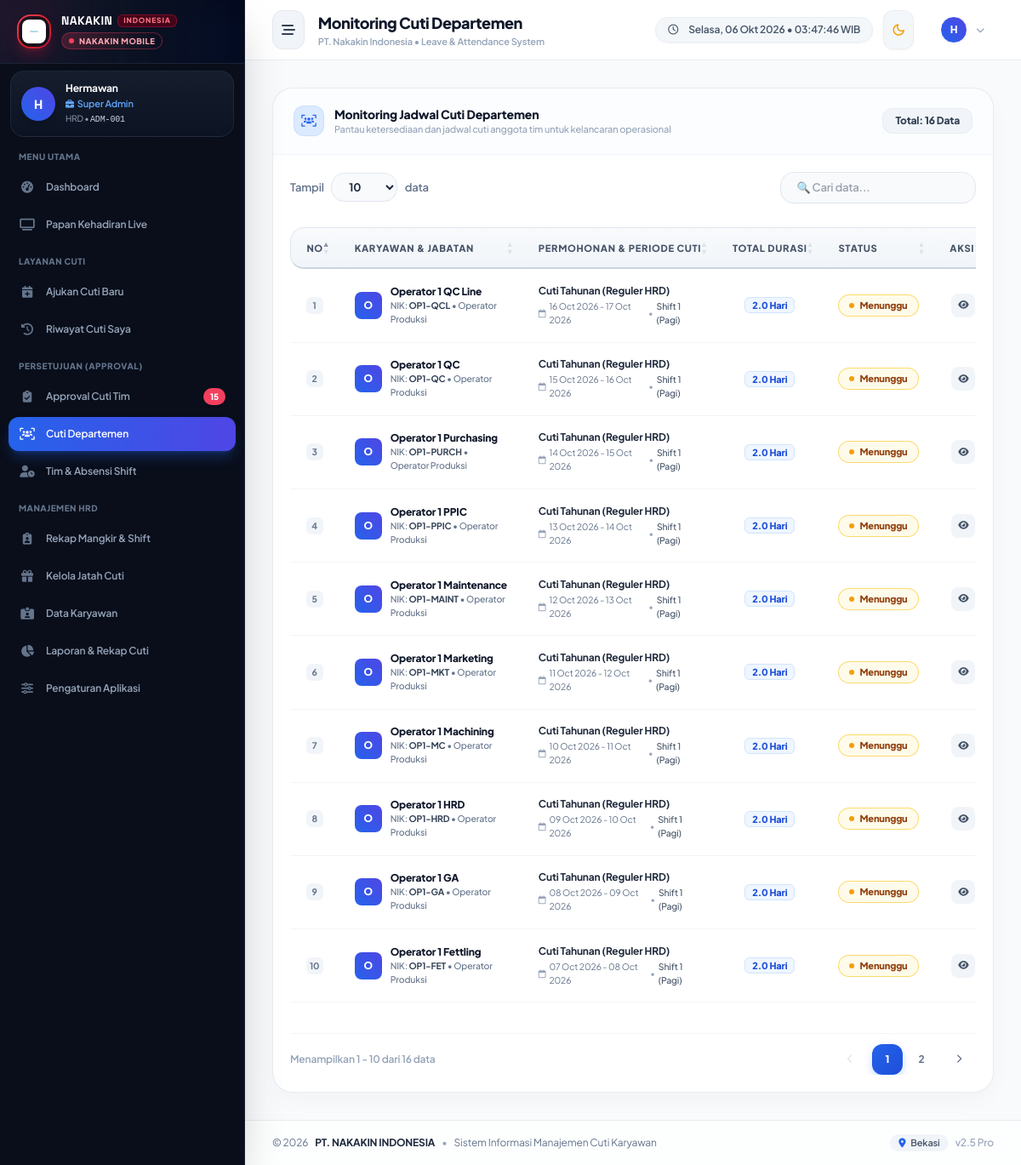
Before: /index.php?page=leaves-team (signed in) with the older database file.
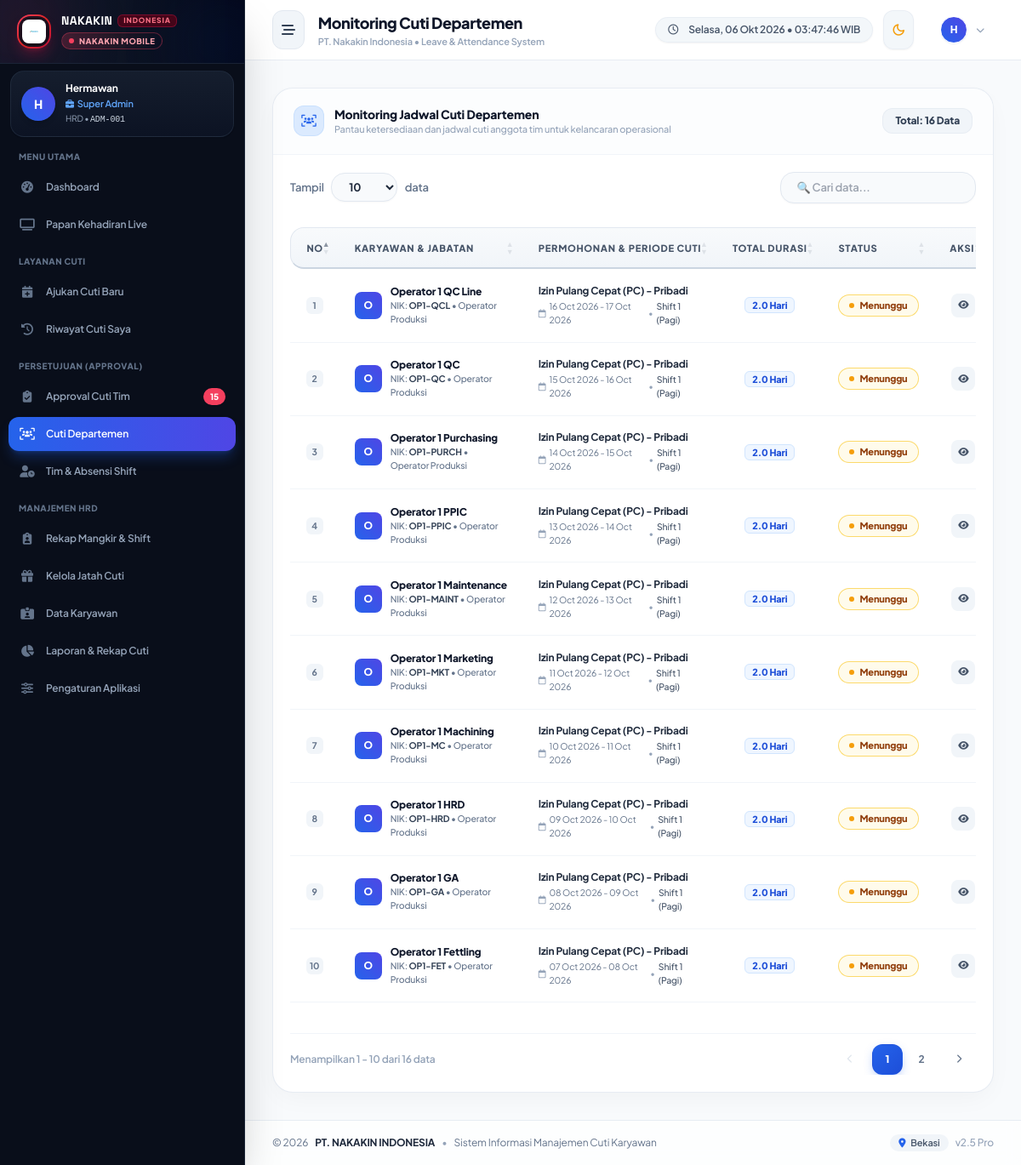
After: the same page with the newer database file.
### tables this page shows
CREATE TABLE `pengajuan_cuti` (
  `id` int NOT NULL AUTO_INCREMENT,
  `nomor_surat` varchar(60) NOT NULL,
  `employee_id` int NOT NULL,
  `leave_type_id` int NOT NULL,
  `shift` enum('Shift 1','Shift 1 (Pagi)','Shift 2 (Malam)','Shift 2 (Maju)','Non-Shift') NOT NULL DEFAULT 'Shift 1 (Pagi)',
  `tanggal_mulai` date NOT NULL,
  `tanggal_selesai` date NOT NULL,
  `jam_mulai` time DEFAULT NULL,
  `jam_selesai` time DEFAULT NULL,
  `total_hari` decimal(4,1) NOT NULL DEFAULT '1.0',
  `alasan` text NOT NULL,
  `alamat_selama_cuti` text,
  `kontak_darurat` varchar(50) DEFAULT NULL,
  `attachment` varchar(255) DEFAULT NULL,
  `status` enum('pending','approved','rejected','cancelled') NOT NULL DEFAULT 'pending',
  `approved_by` int DEFAULT NULL COMMENT 'ID User Atasan yang menyetujui/menolak',
  `approved_at` datetime DEFAULT NULL,
  `rejection_reason` text,
  `catatan_atasan` text,
  `created_at` datetime DEFAULT CURRENT_TIMESTAMP,
  `updated_at` datetime DEFAULT CURRENT_TIMESTAMP ON UPDATE CURRENT_TIMESTAMP,
  `approval_step` varchar(30) NOT NULL DEFAULT 'pending_spv' COMMENT 'pending_spv, pending_manager, pending_hrd, approved, rejected, cancelled',
  `spv_id` int DEFAULT NULL,
  `spv_at` datetime DEFAULT NULL,
  `spv_notes` text,
  `manager_id` int DEFAULT NULL,
  `manager_at` datetime DEFAULT NULL,
  `manager_notes` text,
  `hrd_id` int DEFAULT NULL,
  `hrd_at` datetime DEFAULT NULL,
  `hrd_notes` text,
  `notif_read` tinyint(1) NOT NULL DEFAULT '0',
  PRIMARY KEY (`id`),
  UNIQUE KEY `nomor_surat` (`nomor_surat`),
  KEY `employee_id` (`employee_id`),
  KEY `leave_type_id` (`leave_type_id`),
  KEY `approved_by` (`approved_by`),
  CONSTRAINT `pengajuan_cuti_ibfk_1` FOREIGN KEY (`employee_id`) REFERENCES `karyawan` (`id`) ON DELETE CASCADE,
  CONSTRAINT `pengajuan_cuti_ibfk_2` FOREIGN KEY (`leave_type_id`) REFERENCES `jenis_cuti` (`id`) ON DELETE CASCADE,
  CONSTRAINT `pengajuan_cuti_ibfk_3` FOREIGN KEY (`approved_by`) REFERENCES `karyawan` (`id`) ON DELETE SET NULL
);

CREATE TABLE `jenis_cuti` (
  `id` int NOT NULL AUTO_INCREMENT,
  `nama_cuti` varchar(100) NOT NULL,
  `kategori` varchar(50) NOT NULL DEFAULT 'Cuti Reguler',
  `kode` varchar(20) NOT NULL,
  `durasi_maksimal` varchar(50) DEFAULT '1 Hari',
  `deskripsi` text,
  `potong_kuota` tinyint(1) NOT NULL DEFAULT '0',
  `potong_gaji` tinyint(1) NOT NULL DEFAULT '0',
  `max_hari_default` int NOT NULL DEFAULT '12',
  `butuh_lampiran` tinyint(1) NOT NULL DEFAULT '0',
  `wewenang_approval` varchar(100) DEFAULT 'Leader & Spv Dept',
  `catatan_khusus` text,
  `created_at` datetime DEFAULT CURRENT_TIMESTAMP,
  PRIMARY KEY (`id`),
  UNIQUE KEY `kode` (`kode`)
);

CREATE TABLE `karyawan` (
  `id` int NOT NULL AUTO_INCREMENT,
  `nik` varchar(50) NOT NULL,
  `nama_lengkap` varchar(150) NOT NULL,
  `email` varchar(120) NOT NULL,
  `password` varchar(255) NOT NULL,
  `role` varchar(50) NOT NULL DEFAULT 'operator',
  `departemen_id` int NOT NULL,
  `jabatan_id` int NOT NULL,
  `current_shift` enum('Shift 1','Shift 1 (Pagi)','Shift 2 (Malam)','Shift 2 (Maju)') NOT NULL DEFAULT 'Shift 1 (Pagi)',
  `tanggal_masuk` date NOT NULL,
  `kuota_cuti` decimal(4,1) NOT NULL DEFAULT '12.0',
  `cuti_terpakai` decimal(4,1) NOT NULL DEFAULT '0.0',
  `sisa_cuti` decimal(4,1) NOT NULL DEFAULT '12.0',
  `jenis_kelamin` enum('Laki-laki','Perempuan') NOT NULL DEFAULT 'Laki-laki',
  `agama` varchar(50) NOT NULL DEFAULT 'Islam',
  `status_pernikahan` enum('Belum Menikah','Menikah','Duda','Janda') NOT NULL DEFAULT 'Belum Menikah',
  `no_hp` varchar(30) DEFAULT NULL,
  `alamat` text,
  `foto` varchar(255) DEFAULT NULL,
  `status_aktif` enum('Aktif','Non-Aktif') NOT NULL DEFAULT 'Aktif',
  `created_at` datetime DEFAULT CURRENT_TIMESTAMP,
  `updated_at` datetime DEFAULT CURRENT_TIMESTAMP ON UPDATE CURRENT_TIMESTAMP,
  PRIMARY KEY (`id`),
  UNIQUE KEY `nik` (`nik`),
  UNIQUE KEY `email` (`email`),
  KEY `departemen_id` (`departemen_id`),
  KEY `jabatan_id` (`jabatan_id`),
  CONSTRAINT `karyawan_ibfk_1` FOREIGN KEY (`departemen_id`) REFERENCES `departemen` (`id`) ON DELETE CASCADE,
  CONSTRAINT `karyawan_ibfk_2` FOREIGN KEY (`jabatan_id`) REFERENCES `jabatan` (`id`) ON DELETE CASCADE
);

CREATE TABLE `jabatan` (
  `id` int NOT NULL AUTO_INCREMENT,
  `nama_jabatan` varchar(100) NOT NULL,
  `level_hierarki` int NOT NULL DEFAULT '1' COMMENT '1: Operator, 2: Staff, 3: Leader, 4: Supervisor, 5: Assistant Manager, 6: Manager, 7: HRD Admin',
  `created_at` datetime DEFAULT CURRENT_TIMESTAMP,
  PRIMARY KEY (`id`)
);

### config/session.php (called while the page is built, shortened)
<?php
require_once __DIR__ . '/functions.php';
function getCurrentUser() {
    $pdo = getDbConnection();
    $stmt = $pdo->prepare("
        SELECT e.*, d.nama_dept, d.kode_dept, p.nama_jabatan, p.level_hierarki
        FROM karyawan e
        JOIN departemen d ON e.departemen_id = d.id
        JOIN jabatan p ON e.jabatan_id = p.id
        WHERE e.id = ? AND e.status_aktif = 'Aktif'
    ");
    $stmt->execute([$_SESSION['user_id']]);
    return $stmt->fetch();
}

### views/leaves/team.php (the view, shortened to what the changed rows need)
<?php
require_once __DIR__ . '/../layouts/header.php';
$userRole = strtolower($currentUser['role'] ?? '');
$userLevel = (int)($currentUser['level_hierarki'] ?? 1);
$isHRD = in_array($userRole, ['admin', 'superadmin', 'hrd']) || $userLevel >= 7;
$isManager = $userRole === 'manager' || ($userLevel >= 5 && $userLevel <= 6);
$pdo = getDbConnection();
$deptId = $currentUser['departemen_id'];
$sql = "
    SELECT lr.*,
           e.nik, e.nama_lengkap, e.tanggal_masuk,
           p.nama_jabatan,
           d.nama_dept,
           lt.nama_cuti,
           ap.nama_lengkap as nama_atasan
    FROM pengajuan_cuti lr
    JOIN karyawan e ON lr.employee_id = e.id
    JOIN departemen d ON e.departemen_id = d.id
    JOIN jabatan p ON e.jabatan_id = p.id
    JOIN jenis_cuti lt ON lr.leave_type_id = lt.id
    LEFT JOIN karyawan ap ON lr.approved_by = ap.id
";
if ($isHRD || $isManager) {
    $sql .= " ORDER BY lr.tanggal_mulai DESC";
    $stmt = $pdo->query($sql);
} else {
    $sql .= " WHERE e.departemen_id = ? ORDER BY lr.tanggal_mulai DESC";
    $stmt = $pdo->prepare($sql);
    $stmt->execute([$deptId]);
}
$teamLeaves = $stmt->fetchAll();
?>
<div class="space-y-6">
    <div class="bg-white rounded-3xl border border-slate-200/80 shadow-[0_10px_30px_-5px_rgba(0,0,0,0.04)] overflow-hidden">
        <div class="p-3 sm:p-5">
            <div class="overflow-x-auto">
                <table class="w-full text-left text-xs datatable">
                    <thead>
                        <tr>
                            <th class="text-center w-8">No</th>
                            <th>Karyawan & Jabatan</th>
                            <th>Permohonan & Periode Cuti</th>
                            <th class="text-center">Total Durasi</th>
                            <th class="text-center">Status</th>
                            <th class="text-right pr-4">Aksi</th>
                        </tr>
                    </thead>
                    <tbody>
                        <?php $no = 1; foreach ($teamLeaves as $leave):
                            $tglMulaiFormatted = date('d M Y', strtotime($leave['tanggal_mulai']));
                            $tglSelesaiFormatted = date('d M Y', strtotime($leave['tanggal_selesai']));
                            $periodeText = ($leave['tanggal_mulai'] === $leave['tanggal_selesai']) ? $tglMulaiFormatted : "$tglMulaiFormatted - $tglSelesaiFormatted";
                            $durasiText = ($leave['total_hari'] == 0.5) ? '0.5 Hari' : $leave['total_hari'] . ' Hari';
                        ?>
                            <tr class="hover:bg-slate-50/60 transition">
                                <td class="text-center py-2.5">
                                    <span class="w-5 h-5 rounded-md bg-slate-100 inline-flex items-center justify-center text-[10.5px] text-slate-500 font-bold">
                                        <?= $no++ ?>
                                    </span>
                                </td>
                                <td class="py-2.5">
                                    <div class="flex items-center gap-2.5">
                                        <div class="w-8 h-8 rounded-lg bg-gradient-to-tr from-blue-600 to-indigo-600 text-white font-black text-xs flex items-center justify-center flex-shrink-0 shadow-2xs">
                                            <?= strtoupper(substr($leave['nama_lengkap'], 0, 1)) ?>
                                        </div>
                                        <div class="min-w-0">
                                            <div class="font-extrabold text-slate-900 text-xs truncate max-w-[170px]"><?= htmlspecialchars($leave['nama_lengkap']) ?></div>
                                            <div class="text-[10.5px] text-slate-500 font-medium">
                                                NIK: <strong class="text-slate-700"><?= htmlspecialchars($leave['nik']) ?></strong> &bull; <?= htmlspecialchars($leave['nama_jabatan']) ?>
                                            </div>
                                        </div>
                                    </div>
                                </td>
                                <td class="py-2.5">
                                    <div class="space-y-0.5">
                                        <div class="font-bold text-slate-800 text-xs"><?= htmlspecialchars($leave['nama_cuti']) ?></div>
                                        <div class="text-[10.5px] text-slate-500 flex items-center gap-1">
                                            <i class="fa-regular fa-calendar text-[10px] text-slate-400"></i>
                                            <span><?= $periodeText ?></span>
                                            <?php if (!empty($leave['shift'])): ?>
                                                <span class="text-slate-400">&bull;</span>
                                                <span class="text-slate-600 font-medium"><?= htmlspecialchars($leave['shift']) ?></span>
                                            <?php endif; ?>
                                        </div>
                                    </div>
                                </td>
                                <td class="text-center py-2.5 whitespace-nowrap">
                                    <span class="px-2 py-0.5 rounded-md bg-blue-50 text-blue-700 font-black text-[11px] border border-blue-200/60">
                                        <?= $durasiText ?>
                                    </span>
                                </td>
                                <td class="text-center py-2.5 whitespace-nowrap">
                                    <?= getStatusBadge($leave['status']) ?>
                                </td>
                                <td class="py-2.5 text-right pr-4 whitespace-nowrap">
                                    <div class="inline-flex items-center gap-1 justify-end">
                                        <a href="<?= BASE_URL ?>/index.php?page=leave-detail&id=<?= $leave['id'] ?>" class="w-7 h-7 rounded-lg bg-slate-100 hover:bg-slate-200 text-slate-600 transition flex items-center justify-center shadow-2xs" title="Lihat Detail">
                                            <i class="fa-solid fa-eye text-[11px]"></i>
                                        </a>
                                    </div>
                                </td>
                            </tr>
                        <?php endforeach; ?>
                    </tbody>
                </table>
            </div>
        </div>
    </div>
</div>
<?php require_once __DIR__ . '/../layouts/footer.php'; ?>

### config/functions.php (shortened to what the changed rows need)
<?php
function getStatusBadge($status) {
    switch (strtolower($status)) {
        case 'approved':
            return '<span class="inline-flex items-center gap-1.5 px-3 py-1 rounded-full text-[11px] font-black bg-emerald-50 text-emerald-700 border border-emerald-200 shadow-2xs whitespace-nowrap"><i class="fa-solid fa-circle-check text-emerald-500 text-xs"></i> Disetujui</span>';
        case 'pending':
            return '<span class="inline-flex items-center gap-1.5 px-3 py-1 rounded-full text-[11px] font-black bg-amber-50 text-amber-800 border border-amber-300/80 shadow-2xs whitespace-nowrap"><span class="w-1.5 h-1.5 rounded-full bg-amber-500 animate-pulse"></span> Menunggu</span>';
    }
}

Changed rows visible on the page:
changed through a linked row, pengajuan_cuti "16 Oct 2026 - 17 Oct 2026": leave_type.nama_cuti "Cuti Tahunan (Reguler HRD)" → "Izin Pulang Cepat (PC) - Pribadi"
changed through a linked row, pengajuan_cuti "15 Oct 2026 - 16 Oct 2026": leave_type.nama_cuti "Cuti Tahunan (Reguler HRD)" → "Izin Pulang Cepat (PC) - Pribadi"
changed through a linked row, pengajuan_cuti "14 Oct 2026 - 15 Oct 2026": leave_type.nama_cuti "Cuti Tahunan (Reguler HRD)" → "Izin Pulang Cepat (PC) - Pribadi"
changed through a linked row, pengajuan_cuti "13 Oct 2026 - 14 Oct 2026": leave_type.nama_cuti "Cuti Tahunan (Reguler HRD)" → "Izin Pulang Cepat (PC) - Pribadi"
changed through a linked row, pengajuan_cuti "12 Oct 2026 - 13 Oct 2026": leave_type.nama_cuti "Cuti Tahunan (Reguler HRD)" → "Izin Pulang Cepat (PC) - Pribadi"
changed through a linked row, pengajuan_cuti "11 Oct 2026 - 12 Oct 2026": leave_type.nama_cuti "Cuti Tahunan (Reguler HRD)" → "Izin Pulang Cepat (PC) - Pribadi"
changed through a linked row, pengajuan_cuti "10 Oct 2026 - 11 Oct 2026": leave_type.nama_cuti "Cuti Tahunan (Reguler HRD)" → "Izin Pulang Cepat (PC) - Pribadi"
changed through a linked row, pengajuan_cuti "09 Oct 2026 - 10 Oct 2026": leave_type.nama_cuti "Cuti Tahunan (Reguler HRD)" → "Izin Pulang Cepat (PC) - Pribadi"
changed through a linked row, pengajuan_cuti "08 Oct 2026 - 09 Oct 2026": leave_type.nama_cuti "Cuti Tahunan (Reguler HRD)" → "Izin Pulang Cepat (PC) - Pribadi"
changed through a linked row, pengajuan_cuti "07 Oct 2026 - 08 Oct 2026": leave_type.nama_cuti "Cuti Tahunan (Reguler HRD)" → "Izin Pulang Cepat (PC) - Pribadi"
